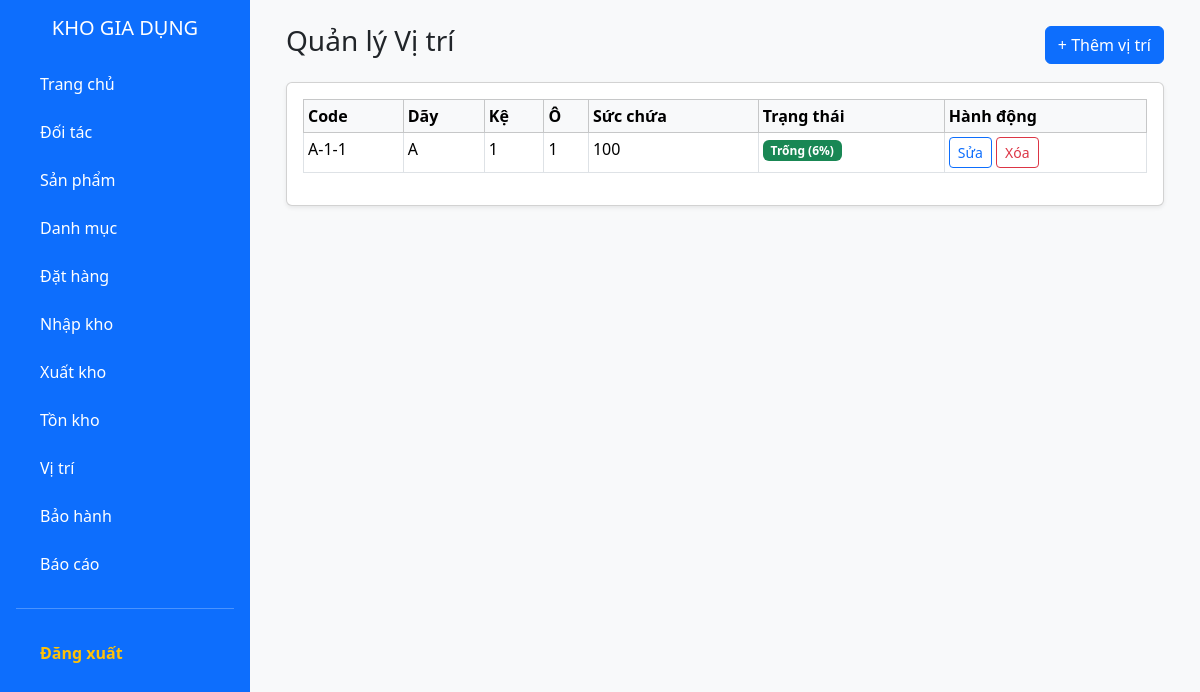
The app's page /public/vitri (signed in), older data.
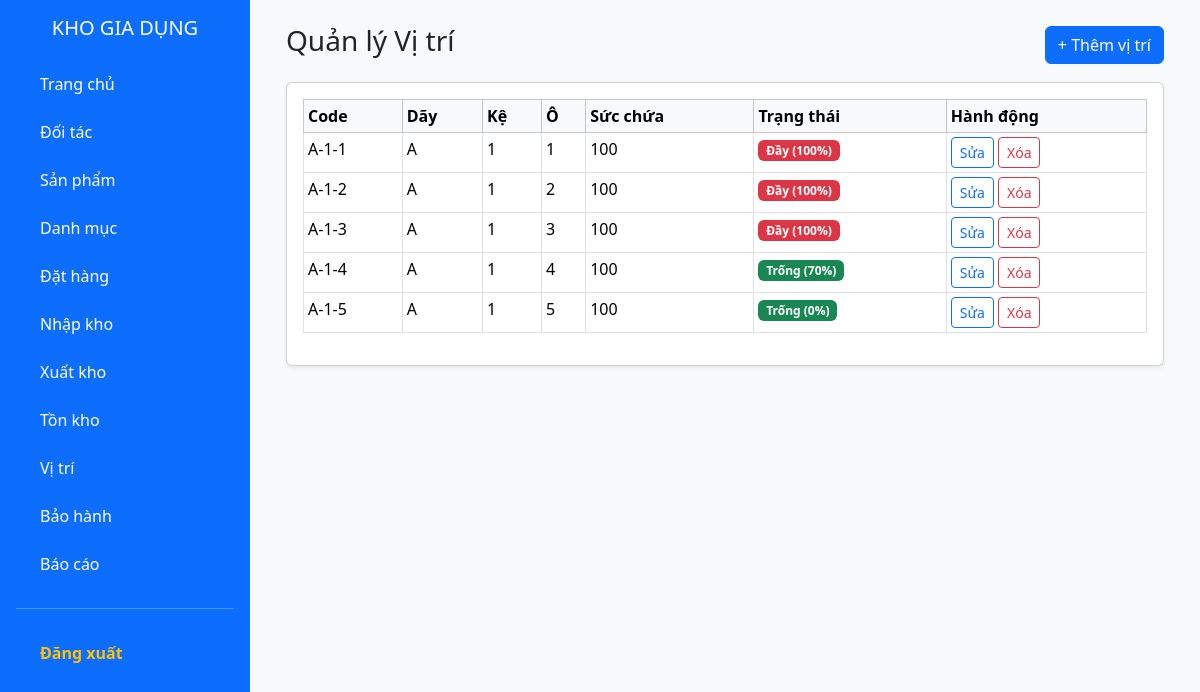
The same page, newer data.
### tables this page shows
CREATE TABLE IF NOT EXISTS `vitri` (
  `maViTri` varchar(20) NOT NULL,
  `day` varchar(10) DEFAULT NULL,
  `ke` varchar(10) DEFAULT NULL,
  `o` varchar(10) DEFAULT NULL,
  `trangThai` enum('TRONG','DAY') DEFAULT 'TRONG',
  `sucChuaToiDa` int DEFAULT '100',
  PRIMARY KEY (`maViTri`)
);

### app/controllers/VitriController.php (called while the page is built, shortened)
<?php
class VitriController extends Controller {
    private $vitriModel;
    public function __construct() {
        $this->vitriModel = $this->model('VitriModel');
    }
    public function index() {
        $rows = $this->vitriModel->getAll();
        $data = ['title' => 'Quản lý Vị trí', 'rows' => $rows];
        $this->view('vitri/index', $data);
    }
}

### app/core/app.php (called while the page is built, shortened)
<?php
class App {
    protected $action = 'index';
    public function __construct() {
        $url = $this->parseUrl();
        if (isset($url[0])) {
            if (file_exists(APP_ROOT . '/controllers/' . ucfirst($url[0]) . 'Controller.php')) {
                unset($url[0]);
            }
        }
        $this->controller = new $this->controller;
        $this->params = $url ? array_values($url) : [];
        call_user_func_array([$this->controller, $this->action], $this->params);
    }
    public function parseUrl() {
        if (isset($_GET['url'])) {
            return explode('/', filter_var(rtrim($_GET['url'], '/'), FILTER_SANITIZE_URL));
        }
    }
}
?>

### public/index.php (called while the page is built, shortened)
<?php
require_once ROOT_PATH . '/app/core/Database.php';
require_once ROOT_PATH . '/app/core/Controller.php';
require_once ROOT_PATH . '/app/core/App.php';
$app = new App();
?>

### app/models/VitriModel.php (called while the page is built, shortened)
<?php
class VitriModel {
    private $conn;
    public function __construct() {
        $this->conn = Database::getInstance()->getConnection();
    }
    public function getAll() {
        $sql = "SELECT v.maViTri, v.day, v.ke, v.o, v.sucChuaToiDa, v.trangThai,
                       COALESCE(SUM(lvt.soLuong * hh.heSoChiemCho), 0) AS totalAtPosition
                FROM vitri v
                LEFT JOIN lo_hang_vi_tri lvt ON lvt.maViTri = v.maViTri
                LEFT JOIN lohang lh ON lvt.maLo = lh.maLo
                LEFT JOIN hanghoa hh ON lh.maHH = hh.maHH
                GROUP BY v.maViTri, v.day, v.ke, v.o, v.sucChuaToiDa, v.trangThai
                ORDER BY v.day ASC, v.ke ASC, v.o ASC";
        $stmt = $this->conn->prepare($sql);
        $stmt->execute();
        return $stmt->fetchAll(PDO::FETCH_ASSOC);
    }
}

### app/core/Database.php (called while the page is built, shortened)
<?php
class Database {
    private static $instance = null;
    private $conn;
    private function __construct() {
        try {
            $dsn = "mysql:host=" . DB_HOST . ";dbname=" . DB_NAME . ";charset=utf8mb4";
            $this->conn = new PDO($dsn, DB_USER, DB_PASS);
            $this->conn->setAttribute(PDO::ATTR_ERRMODE, PDO::ERRMODE_EXCEPTION);
            $this->conn->setAttribute(PDO::ATTR_DEFAULT_FETCH_MODE, PDO::FETCH_ASSOC);
        } catch(PDOException $e) {
            die("Lỗi kết nối MySQL: " . $e->getMessage());
        }
    }
    public static function getInstance() {
        if (!self::$instance) {
            self::$instance = new Database();
        }
        return self::$instance;
    }
    public function getConnection() {
        return $this->conn;
    }
}
?>

### app/views/vitri/index.php (the view, shortened to what the changed rows need)
<?php require_once APP_ROOT . '/views/layouts/header.php'; ?>
<?php require_once APP_ROOT . '/views/layouts/sidebar.php'; ?>
<div class="container-fluid">
    <div class="d-flex justify-content-between align-items-center mb-3">
        <h1 class="h3">Quản lý Vị trí</h1>
    </div>
    <div class="card shadow-sm">
        <div class="card-body">
            <div class="table-responsive">
                <table class="table table-bordered table-sm">
                    <thead class="table-light"><tr><th>Code</th><th>Dãy</th><th>Kệ</th><th>Ô</th><th>Sức chứa</th><th>Trạng thái</th><th>Hành động</th></thead>
                    <tbody>
                        <?php if (!empty($data['rows'])): ?>
                            <?php foreach ($data['rows'] as $r): ?>
                                <tr>
                                    <td><?php echo $r['maViTri']; ?></td>
                                    <td><?php echo htmlspecialchars($r['day']); ?></td>
                                    <td><?php echo htmlspecialchars($r['ke']); ?></td>
                                    <td><?php echo htmlspecialchars($r['o']); ?></td>
                                    <td><?php echo intval($r['sucChuaToiDa'] ?? 0); ?></td>
                                    <?php
                                        $capacity = intval($r['sucChuaToiDa'] ?? 0);
                                        $occupied = floatval($r['totalAtPosition'] ?? 0);
                                        $percent = ($capacity > 0) ? round(($occupied / $capacity) * 100) : 0;
                                        $displayPercent = min(100, max(0, intval($percent)));
                                        if ($percent > 90) {
                                            $statusBadge = '<span class="badge bg-danger">Đầy (' . $displayPercent . '%)</span>';
                                        } else {
                                            $statusBadge = '<span class="badge bg-success">Trống (' . $displayPercent . '%)</span>';
                                        }
                                    ?>
                                    <td><?php echo $statusBadge; ?></td>
                                    <td>
                                        <a href="<?php echo BASE_URL; ?>/vitri/edit/<?php echo $r['maViTri']; ?>" class="btn btn-sm btn-outline-primary">Sửa</a>
                                        <a href="<?php echo BASE_URL; ?>/vitri/delete/<?php echo $r['maViTri']; ?>" class="btn btn-sm btn-outline-danger" onclick="return confirm('Xóa vị trí?');">Xóa</a>
                                    </td>
                                </tr>
                            <?php endforeach; ?>
                        <?php else: ?>
                            <tr><td colspan="7" class="text-center text-muted">Chưa có vị trí nào.</td></tr>
                        <?php endif; ?>
                    </tbody>
                </table>
            </div>
        </div>
    </div>
</div>
<?php require_once APP_ROOT . '/views/layouts/footer.php'; ?>

Row changes from the older to the newer data that the page shows:
changed vitri "A-1-1": sucChuaToiDa (not shown) → "100"; displayPercent "6" → (not shown); text "Trống (" → "Đầy ("
added vitri: maViTri "A-1-2", day "A", ke "1", o "2", sucChuaToiDa "100"
added vitri: maViTri "A-1-3", day "A", ke "1", o "3", sucChuaToiDa "100"
added vitri: maViTri "A-1-4", day "A", ke "1", o "4", sucChuaToiDa "100", displayPercent "70"
added vitri: maViTri "A-1-5", day "A", ke "1", o "5", sucChuaToiDa "100", displayPercent "0"
